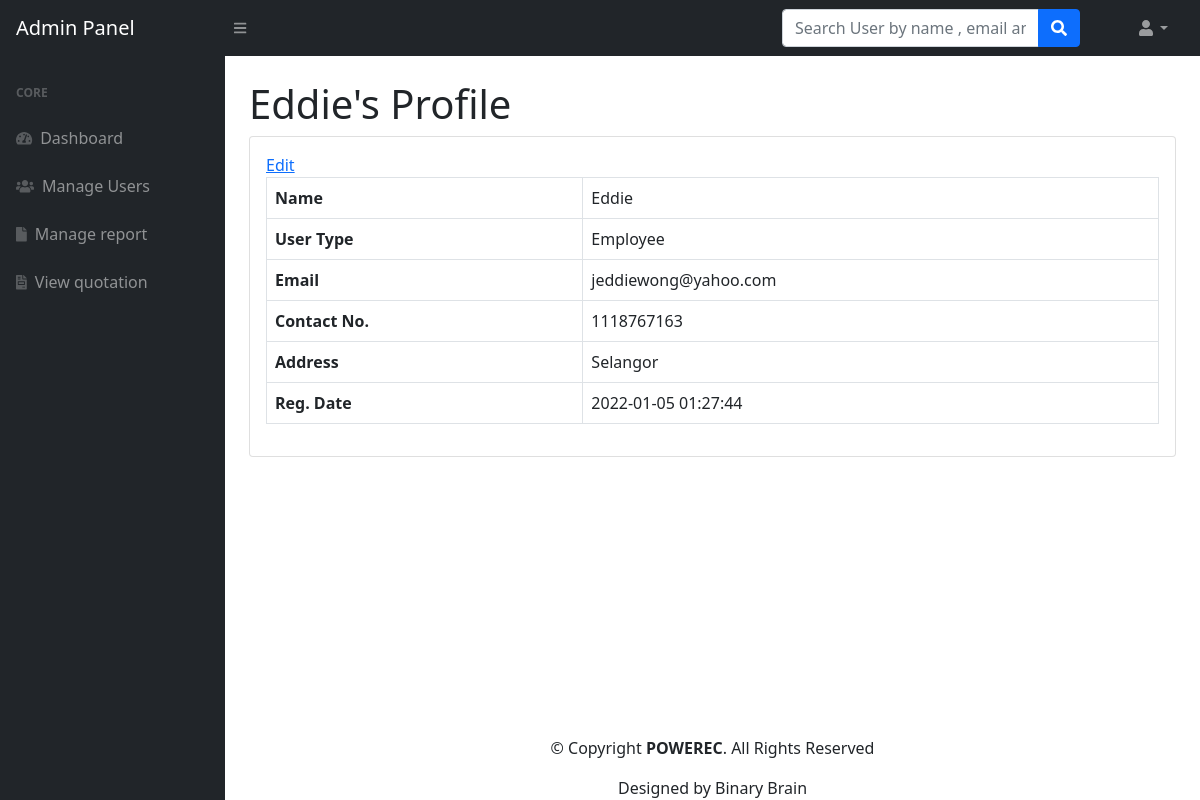
The page /admin/user-profile.php?uid=15 (signed in) on the database its author committed.
### tables this page shows
CREATE TABLE `users` (
  `id` int(11) NOT NULL,
  `u_name` varchar(255) DEFAULT NULL,
  `u_email` varchar(255) DEFAULT NULL,
  `u_password` varchar(300) DEFAULT NULL,
  `u_contactno` varchar(11) DEFAULT NULL,
  `u_address` varchar(255) DEFAULT NULL,
  `user_type` int(2) NOT NULL DEFAULT 1,
  `u_posting_date` timestamp NOT NULL DEFAULT current_timestamp()
);

### admin/user-profile.php (the view, shortened to what this page needs)
<?php session_start();
include_once('../includes/config.php');
if (strlen($_SESSION['adminid']==0)) {
  header('location:logout.php');
  } else{
?>
<!DOCTYPE html>
<html lang="en">
    <head>
        <link href="https://cdn.jsdelivr.net/npm/simple-datatables@latest/dist/style.css" rel="stylesheet" />
        <link href="../css/styles.css" rel="stylesheet" />
    </head>
    <body class="sb-nav-fixed">
      <?php include_once('includes/navbar.php');?>
        <div id="layoutSidenav">
          <?php include_once('includes/sidebar.php');?>
            <div id="layoutSidenav_content">
                <main>
                    <div class="container-fluid px-4">
<?php
$userid=$_GET['uid'];
$query=mysqli_query($con,"select * from users where id='$userid'");
while($result=mysqli_fetch_array($query))
{?>
                        <h1 class="mt-4"><?php echo $result['u_name'];?>'s Profile</h1>
                        <div class="card mb-4">
                            <div class="card-body">
                                <a href="edit-profile.php?uid=<?php echo $result['id'];?>">Edit</a>
                                <table class="table table-bordered">
                                   <tr>
                                    <th>Name</th>
                                       <td><?php echo $result['u_name'];?></td>
                                   </tr>
                                   <tr>
                                       <th>User Type</th>
                                       <td><?php
                                       if ($result['user_type'] == 1)
                                       {
                                           echo "Customer";
                                       }
                                       else
                                       {
                                            echo "Employee";
                                       }
                                       ?>
                                     </td>
                                   </tr>
                                   <tr>
                                       <th>Email</th>
                                       <td colspan="3"><?php echo $result['u_email'];?></td>
                                   </tr>
                                     <tr>
                                       <th>Contact No.</th>
                                       <td colspan="3"><?php echo $result['u_contactno'];?></td>
                                   </tr>
                                   <tr>
                                       <th>Address</th>
                                       <td colspan="3"><?php echo $result['u_address'];?></td>
                                   </tr>
                                        <tr>
                                       <th>Reg. Date</th>
                                       <td colspan="3"><?php echo $result['u_posting_date'];?></td>
                                   </tr>
                                </table>
                            </div>
                        </div>
<?php } ?>
                    </div>
                </main>
          <?php include('../includes/footer.php');?>
    </body>
</html>
<?php } ?>

### rows shown on the page
users: u_name "Eddie", user_type "Employee", u_email "jeddiewong@yahoo.com", u_contactno "1118767163", u_address "Selangor", u_posting_date "2022-01-05 01:27:44"
